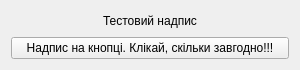
<?xml version="1.0" encoding="UTF-8"?>
<ui version="4.0">
 <class>MyForm</class>
 <widget class="QWidget" name="MyForm">
  <property name="geometry">
   <rect>
    <x>0</x>
    <y>0</y>
    <width>300</width>
    <height>70</height>
   </rect>
  </property>
  <property name="windowTitle">
   <string>Моя форма</string>
  </property>
  <layout class="QHBoxLayout" name="horizontalLayout">
   <item>
    <layout class="QVBoxLayout" name="verticalLayout">
     <item>
      <widget class="QLabel" name="label">
       <property name="text">
        <string>Тестовий надпис</string>
       </property>
       <property name="alignment">
        <set>Qt::AlignCenter</set>
       </property>
      </widget>
     </item>
     <item>
      <widget class="QPushButton" name="btnQuit">
       <property name="text">
        <string>Надпис на кнопці. Клікай, скільки завгодно!!!</string>
       </property>
      </widget>
     </item>
    </layout>
   </item>
  </layout>
 </widget>
 <resources/>
 <connections/>
</ui>
